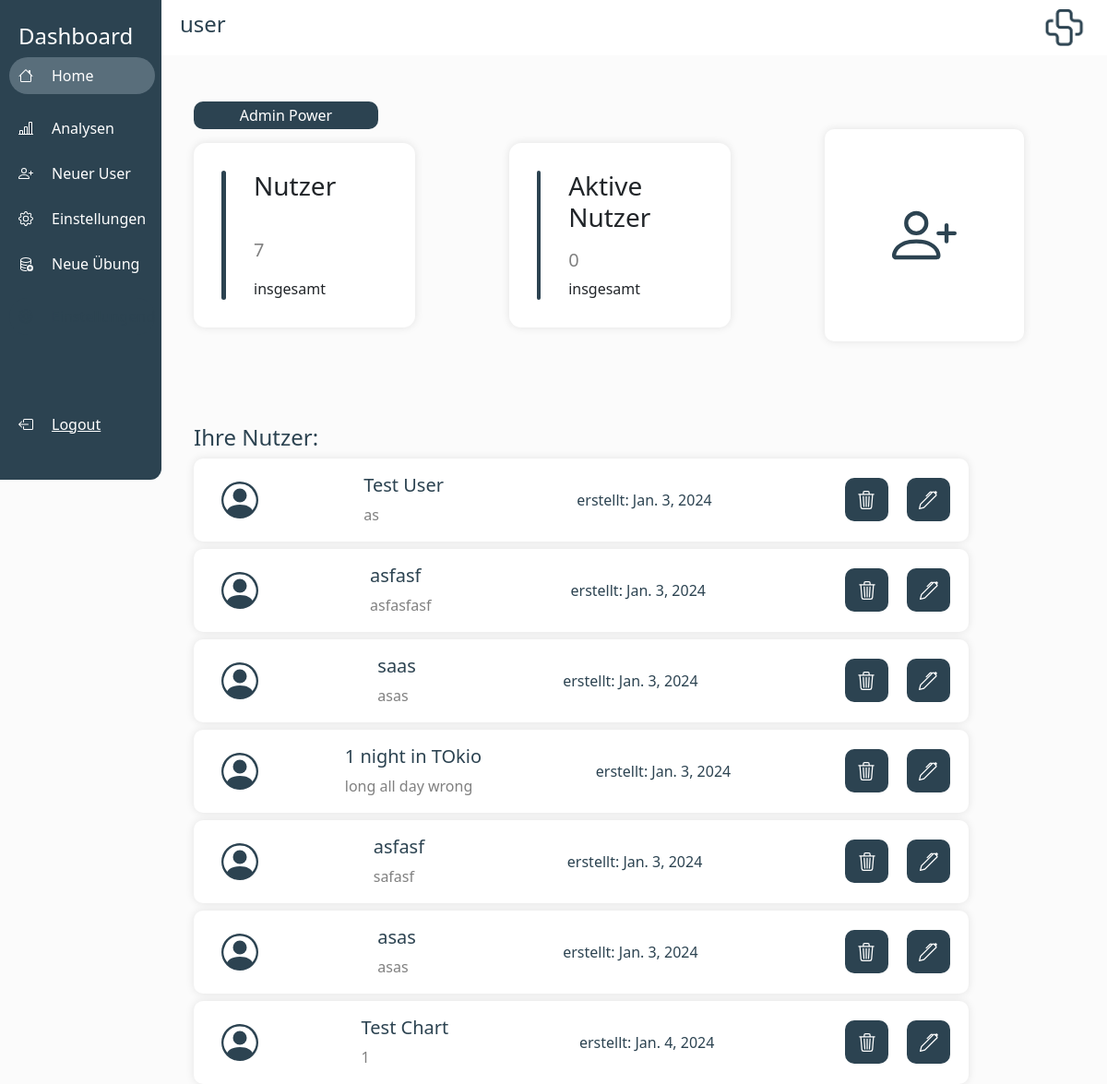
Page / (signed in) on the earlier database version.
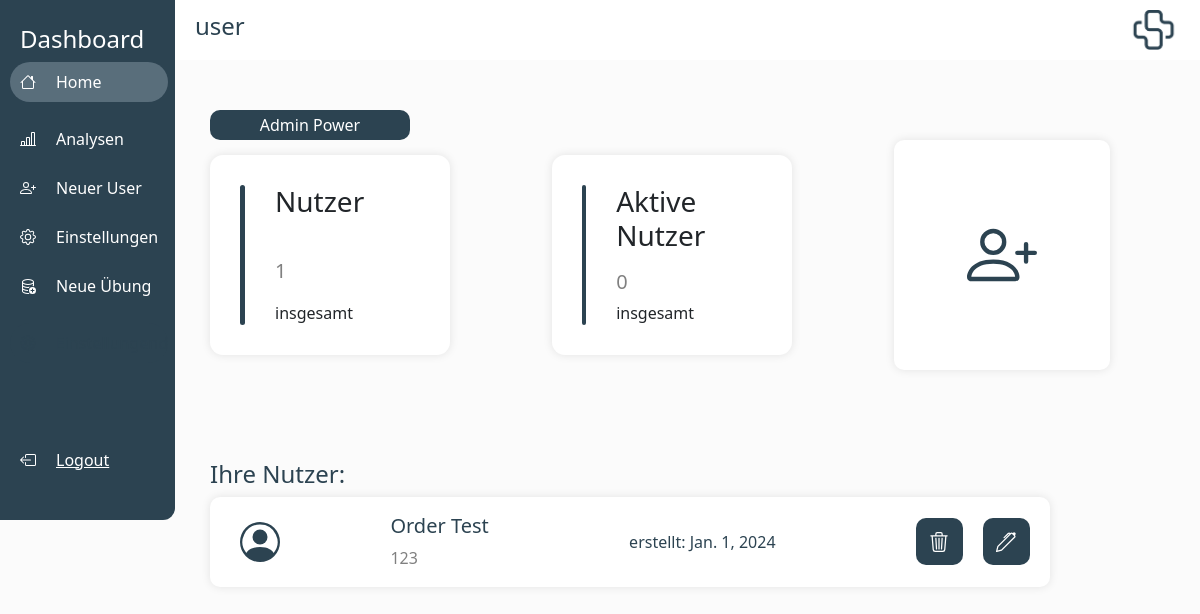
Same page on the later database version.
### laxout_app/models.py (models this page shows)
class LaxoutUser(models.Model):
    user_uid = models.CharField(max_length=420, default="")
    laxout_user_name = models.CharField(max_length=200, default="")
    laxout_credits = models.IntegerField(default=0)
    note = models.CharField(max_length=200, default="")
    creation_date = models.DateField(default= timezone.now())
    exercises = models.ManyToManyField(Laxout_Exercise)
    created_by = models.ForeignKey(User, on_delete=models.CASCADE)
    indexes = models.ManyToManyField(IndexesLaxoutUser)
    last_login = models.DateTimeField(default=timezone.datetime(2023, 11, 14))
    last_login_2 = models.DateTimeField(default = timezone.datetime(2023, 11, 14))
    coupons = models.ManyToManyField(Coupon)
    last_meet = models.DateField(default = timezone.datetime.today())
    instruction = models.CharField(default = "", max_length = 200)
    lax_tree_id = models.IntegerField(default = 0)
    water_drops_count = models.IntegerField(default = 0)
    instruction_in_int = models.IntegerField(default = 0)
    email_adress = models.CharField(default = "", max_length =40)

### laxout_app/views.py (the view)
# urls.py: 2. Add a URL to urlpatterns:  path('', views.home, name='home')
@login_required(login_url="login")
def home(request):
    active_admin = models.UserProfile.objects.get(user=request.user)
    active_admin_user = active_admin.user
    print("Active Admin id{}".format(active_admin_user.is_superuser))
    users_filtert = LaxoutUser.objects.filter(created_by=request.user)
    user_amount = users_filtert.count()
    active_user_amount = 0
    for user in users_filtert:
        print(str(user.last_login_2.date) + "Last Login date")
        if days_between_today_and_date(user.last_login_2) < 14:
            active_user_amount += 1
    users = LaxoutUser.objects.all()
    user_list = []
    for user in users:
        if user.created_by == request.user:
            user_list.append(user)
    context = {
        "users": user_list,
        "user_amount": user_amount,
        "active_user_amount": active_user_amount,
        "is_superuser": active_admin_user.is_superuser,
    }
    return render(request, "laxout_app/home.html", context)

### laxout_app/views.py (called while the page is built)
def days_between_today_and_date(input_datetime):
    input_datetime = input_datetime.replace(tzinfo=None)  # Make it naive
    current_datetime = datetime.now()
    time_difference = current_datetime - input_datetime
    days_difference = time_difference.days
    return days_difference

### laxout_app/templates/laxout_app/home.html (shortened to what this page needs)
{%extends 'laxout_app/main.html'%}
{%load crispy_forms_tags%}
{%block praxisname%}
{{user.username}}
{%endblock praxisname%}
{%block additionalNavItem%}
{% if is_superuser %}
<div class="row-basti-addexercise" style="padding-left: 10px; margin-bottom: 25px;">
    <a href="/new-exercise/" style="padding-left: 20px; color: white; text-decoration: none;">Neue Übung </a>
</div>
{%endif%}
{%endblock additionalNavItem%}
{%block content%}
{% if is_superuser %}
<button class="special-button" style="background-color: rgb(44, 67, 81); margin-left: 30px; width: 200px;" onclick="fetchAdminPower()">
    Admin Power
</button>
{%endif%}
<body>
    <div class="row-basti" style="justify-content: space-between; padding-left: 30px; padding-right: 90px;">
        <div class="analyse-container">
            <div style="height: 140px; width: 5px; background-color: rgb(44, 67, 81); border-radius: 10px;">
            </div>
            <div class="analyse-column">
                <h3>Nutzer</h3>
                <div style="font-size: 20px; color: grey;"> {{user_amount}} </div>
                <div style="flex-direction: row; display: flex; justify-content: space-around; align-items: center;">
                    insgesamt
                </div>
            </div>
        </div>
        <div class="analyse-container">
            <div style="height: 140px; width: 5px; background-color: rgb(44, 67, 81); border-radius: 10px;"></div>
            <div class="analyse-column">
                <h3>Aktive Nutzer</h3>
                <div style="font-size: 20px; color: grey;"> {{active_user_amount}} </div>
                <div style="flex-direction: row; display: flex; justify-content: space-around; align-items: center;">
                    insgesamt
                </div>
            </div>
        </div>
        <div class="home-item" style="align-items: center; display: flex; justify-content: center;">
            <button style="background: none; border: none;" onclick="create_user()">
                <div>
                </div>
            </button>
        </div>
    </div>
    <div style=" padding-left: 30px; padding-right: 30px; padding-top: 60px; background:none; height: 600px;">
        <h4 style="color: rgb(44, 67, 81);">
            Ihre Nutzer:
        </h4>
        {% for user in users%}
        <div class="user-item" style="justify-items: center; justify-content: space-between;">
            <div style="padding-left: 30px; ">
            </div>
            <div style="padding-right: 30px;">
                <h5 style="color: rgb(44, 67, 81);">
                    {{user.laxout_user_name}}
                </h5>
                <div style="color: grey;">{{user.note}}</div>
            </div>
            <div style="padding-right: 30px;color: rgb(44, 67, 81);">
                erstellt: {{user.creation_date}}
            </div>
            <div style="flex-direction: row; display: flex;">
                <button class="delete-button"
                    style="display: flex; justify-items: center; justify-content: center; align-items: center; width: 70; font-size: 16px;"
                    onclick="delete_user('{{user.id}}')">
                </button>
                <button class="delete-button"
                    style="display: flex; justify-items: center; justify-content: center; align-items: center; width: 70; font-size: 16px;"
                    onclick="edit_user('{{user.id}}')">
                </button>
            </div>
        </div>
        {%endfor%}
    </div>
</body>
{%endblock content%}

Differences in the rows shown:
removed LaxoutUser: laxout_user_name "Test User", note "as", creation_date "Jan. 3, 2024"
removed LaxoutUser: laxout_user_name "asfasf", note "asfasfasf", creation_date "Jan. 3, 2024"
removed LaxoutUser: laxout_user_name "saas", note "asas", creation_date "Jan. 3, 2024"
removed LaxoutUser: laxout_user_name "1 night in TOkio", note "long all day wrong", creation_date "Jan. 3, 2024"
removed LaxoutUser: laxout_user_name "asfasf", note "safasf", creation_date "Jan. 3, 2024"
removed LaxoutUser: laxout_user_name "asas", note "asas", creation_date "Jan. 3, 2024"
removed LaxoutUser: laxout_user_name "Test Chart", note "1", creation_date "Jan. 4, 2024", {{ user.id }} 7 (drawn)
added LaxoutUser: laxout_user_name "Order Test", note "123", creation_date "Jan. 1, 2024"
Other differences:
{{ user_amount }}: "7" → "1"
